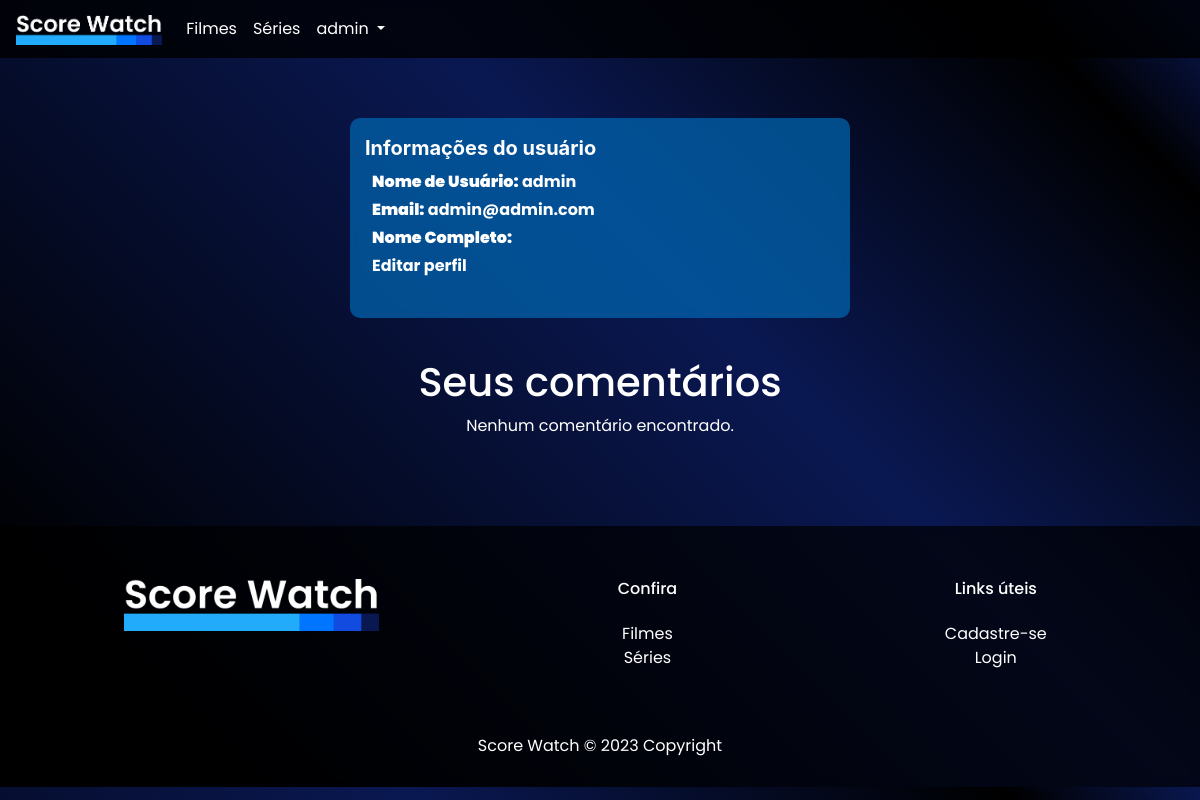
Page /perfil/ (signed in) on the earlier database version.
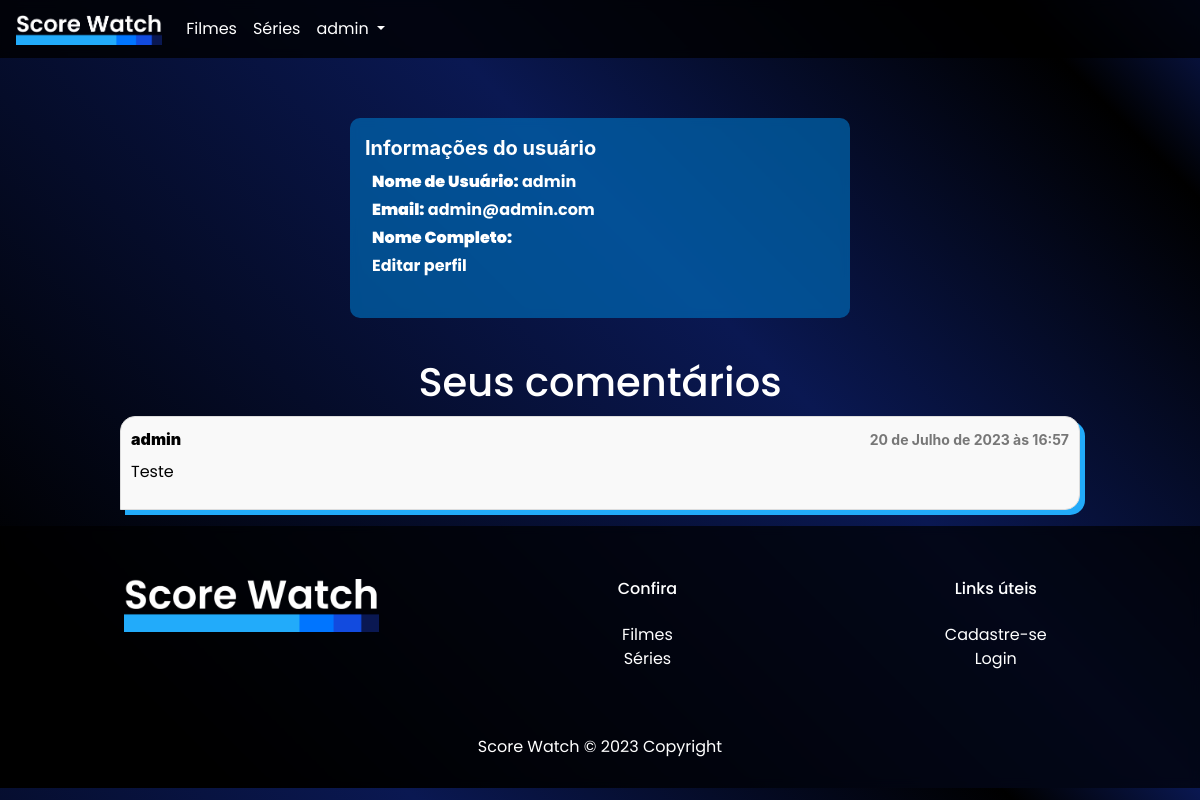
Same page on the later database version.
### score_watch_app/models.py (models this page shows, shortened)
class Comentario(models.Model):
    avaliacao = models.ForeignKey(Avaliacao, on_delete=models.CASCADE, related_name='comentarios')
    usuario = models.ForeignKey(User, on_delete=models.CASCADE)
    texto = models.TextField()
    data_comentario = models.DateTimeField(auto_now_add=True)

### score_watch_app/views.py (the view)
# urls.py: path('perfil/', views.perfil, name='perfil'),
@login_required
def perfil(request):
    comentarios_recentes = Comentario.objects.filter(usuario=request.user).order_by('-data_comentario')[:5]
    context = {
        'username': request.user.username,
        'email': request.user.email,
        'nome_completo': request.user.get_full_name(),
        'comentarios_recentes': comentarios_recentes,
    }
    return render(request, 'perfil.html', context)

### score_watch_app/templates/perfil.html (shortened to what this page needs)
<!DOCTYPE html>
<html>
<head>
    {% include 'head.html' %}
</head>
<body>
    {% include 'menu.html' %}
    <div class="painel-container" style="margin-top:5%">
        <div class="painel" style="text-align: left; height:200px">
            <div class="painel-header">Informações do usuário</div>
            <div class="painel-body">
                <p class="perfil-p"><strong>Nome de Usuário:</strong> {{ username }}</p>
                <p class="perfil-p"><strong>Email:</strong> {{ email }}</p>
                <p class="perfil-p"><strong>Nome Completo:</strong> {{ nome_completo }}</p>
                <a href="{% url 'editar-perfil' %}"><p class="perfil-p">Editar perfil</p></a>
            </div>
        </div>
    </div>
    <div style="display: block; margin-top: 30px;"><h1 class="topico">Seus comentários</h1></div>
    <div>
        {% if comentarios_recentes %}
            <ul class="comentarios-list">
                {% for comentario in comentarios_recentes %}
                    <li class="comentario-item">
                        <div class="comentario-info">
                            <strong>
                                {{ comentario.usuario }}
                            </strong>
                            <span class="data">{{ comentario.data_comentario }}</span>
                        </div>
                        <p class="texto">{{ comentario.texto }}</p>
                    </li>
                {% endfor %}
            </ul>
        {% else %}
            <p style="text-align:center">Nenhum comentário encontrado.</p><br><br><br>
        {% endif %}
    </div>
    {% include 'footer.html' %}
</body>
</html>

Differences in the rows shown:
added Comentario: usuario "admin", data_comentario "20 de Julho de 2023 às 16:57", texto "Teste"
Other differences:
text no longer shown: "Nenhum comentário encontrado."
